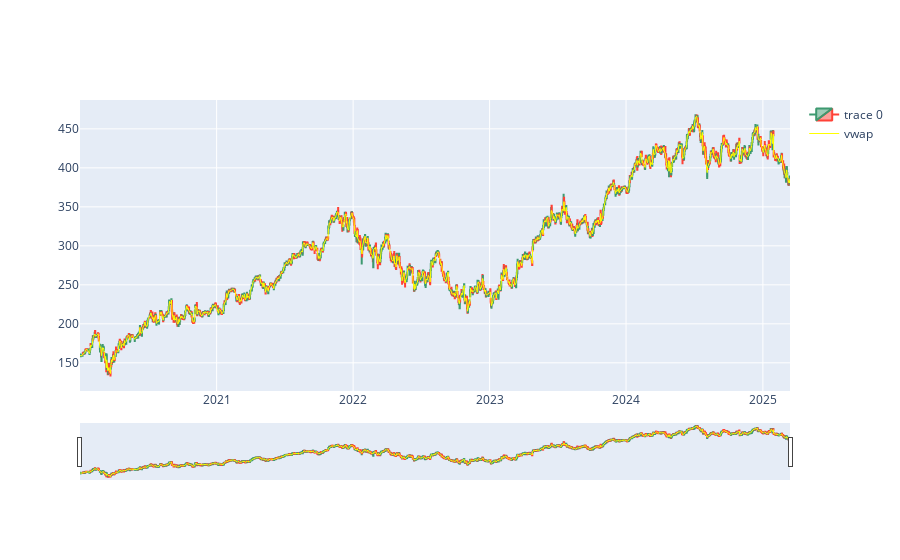

Notebook cell for this chart:
### Markdown cell above
# Plotting

### Code cell
import plotly.graph_objects as go

fig = go.Figure(go.Candlestick(
    x = df.index,
    open = df['Open'],
    high = df['High'],
    low = df['Low'],
    close=df['Close']
))

fig.add_traces(go.Scatter(
    x = df.index,
    y = df.vwap,
    name = 'vwap',
    mode = 'lines',
    line = dict(
        color = 'yellow',
        width = 1  # Add this line to control thickness (1 is thinner, larger numbers make it thicker)
    )
))

### Figure 1 — Plotly figure (JSON) as saved in the notebook; plotly's stock layout.template omitted (floating-point values rounded to 4 significant figures; data arrays with more than 128 entries replaced by an {"elided": "..."} marker saying what was removed)
{"data": [{"close": {"elided": "1289 float values"}, "high": {"elided": "1289 float values"}, "low": {"elided": "1289 float values"}, "open": {"elided": "1289 float values"}, "type": "candlestick", "x": {"elided": "1289 str values"}}, {"line": {"color": "yellow", "width": 1}, "mode": "lines", "name": "vwap", "type": "scatter", "x": {"elided": "1289 str values"}, "y": {"elided": "1289 float values"}}], "layout": {}}
